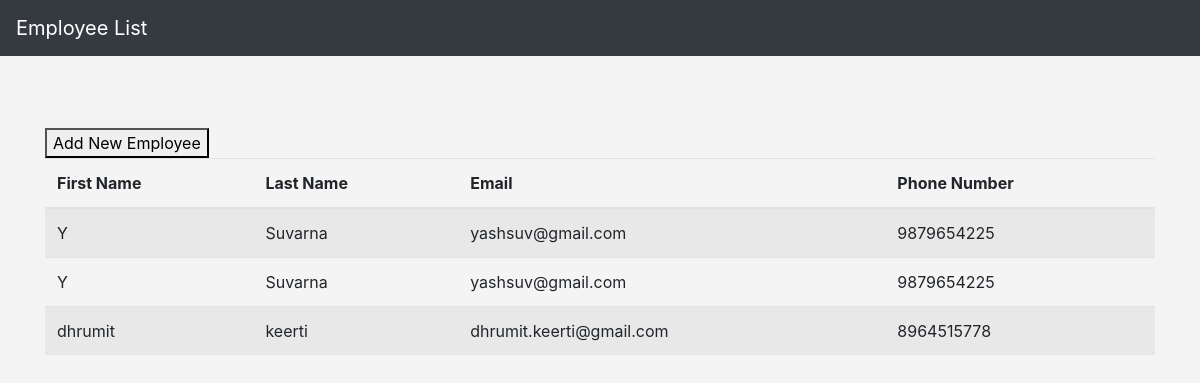
The page /data/list/ on the database its author committed.
### app02/models.py (models this page shows)
class Employee(models.Model):
    first_name = models.CharField(max_length=100)
    last_name = models.CharField(max_length=100)
    email = models.EmailField()
    phone_number = models.CharField(max_length=15)

### app02/views.py (the view)
# urls.py: path('list/', views.employee_list, name='employee_list'),
def employee_list(request):
    employees = Employee.objects.all()
    return render(request, 'employee_list.html', {'employees': employees})

### app02/templates/employee_list.html (shortened to what this page needs)
    <!DOCTYPE html>
<html lang="en">
<head>
    <link href="https://stackpath.bootstrapcdn.com/bootstrap/4.5.2/css/bootstrap.min.css" rel="stylesheet">
</head>
<body>
    <nav class="navbar navbar-expand-md navbar-dark bg-dark fixed-top">
        <a class="navbar-brand" href="#">Employee List</a>
    </nav>
    <div class="container mt-5">
        <a href="{% url 'employee_form' %}"><button>Add New Employee</button></a>
        <table class="table table-striped">
            <thead>
                <tr>
                    <th>First Name</th>
                    <th>Last Name</th>
                    <th>Email</th>
                    <th>Phone Number</th>
                </tr>
            </thead>
            <tbody>
                {% for employee in employees %}
                    <tr>
                        <td>{{ employee.first_name }}</td>
                        <td>{{ employee.last_name }}</td>
                        <td>{{ employee.email }}</td>
                        <td>{{ employee.phone_number }}</td>
                    </tr>
                {% endfor %}
            </tbody>
        </table>
    </div>
</body>
</html>

### app02/templates/employee_list.html (style rules this page uses)
body { padding-top: 5rem; background-color: #f4f4f4; }

### rows shown on the page
Employee: first_name "Y", last_name "Suvarna", email "yashsuv@gmail.com", phone_number "9879654225"
Employee: first_name "Y", last_name "Suvarna", email "yashsuv@gmail.com", phone_number "9879654225"
Employee: first_name "dhrumit", last_name "keerti", email "dhrumit.keerti@gmail.com", phone_number "8964515778"
